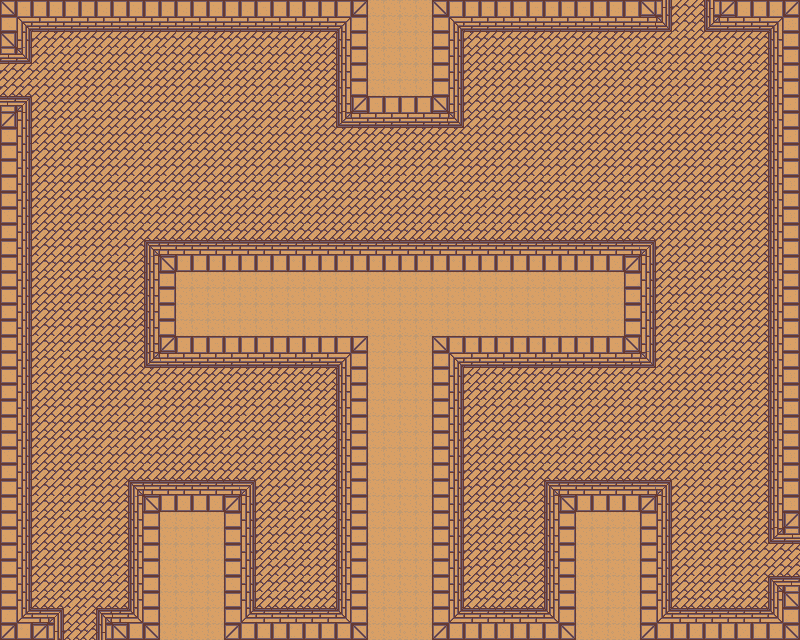

This is a level from a 2D game, rendered from its Tiled map with the project's own tilesets. A one-line summary and the map file follow, with tile-layer data summarised:
An orthogonal 50x40 tile map with 16x16 px tiles, 1 tile layer (background), 3 tilesets and 16 objects.

<map version="1.0" orientation="orthogonal" renderorder="right-down" width="50" height="40" tilewidth="16" tileheight="16" nextobjectid="124">
 <tileset firstgid="1" name="tileset_1" tilewidth="16" tileheight="16" tilecount="1200" columns="40">
  <image source="tileset_1.png" width="640" height="480" />
 </tileset>
 <tileset firstgid="1201" name="player" tilewidth="32" tileheight="32" tilecount="1" columns="1">
  <image source="../../img/player_stand.png" width="32" height="36" />
 </tileset>
 <tileset firstgid="1202" name="scarab" tilewidth="64" tileheight="32" tilecount="1" columns="1">
  <image source="../../img/scarab.png" width="64" height="32" />
 </tileset>
 <layer name="background" width="50" height="40">
  <data>[2000 cells, 2000 non-empty, 45 distinct tile ids]</data>
 </layer>
 <objectgroup name="enemies" />
 <objectgroup name="solids">
  <object id="107" x="0" y="0" width="672" height="32" />
  <object id="108" x="0" y="32" width="32" height="32" />
  <object id="109" x="336" y="32" width="128" height="96" />
  <object id="110" x="704" y="0" width="96" height="32" />
  <object id="111" x="768" y="32" width="32" height="512" />
  <object id="112" x="768" y="576" width="32" height="64" />
  <object id="113" x="0" y="96" width="32" height="544" />
  <object id="114" x="32" y="608" width="32" height="32" />
  <object id="115" x="96" y="608" width="32" height="32" />
  <object id="116" x="128" y="480" width="128" height="160" />
  <object id="117" x="256" y="608" width="80" height="32" />
  <object id="118" x="144" y="240" width="512" height="128" />
  <object id="120" x="336" y="368" width="128" height="272" />
  <object id="121" x="464" y="608" width="80" height="32" />
  <object id="122" x="672" y="608" width="96" height="32" />
  <object id="123" x="544" y="480" width="128" height="160" />
 </objectgroup>
 <objectgroup name="player" />
</map>
